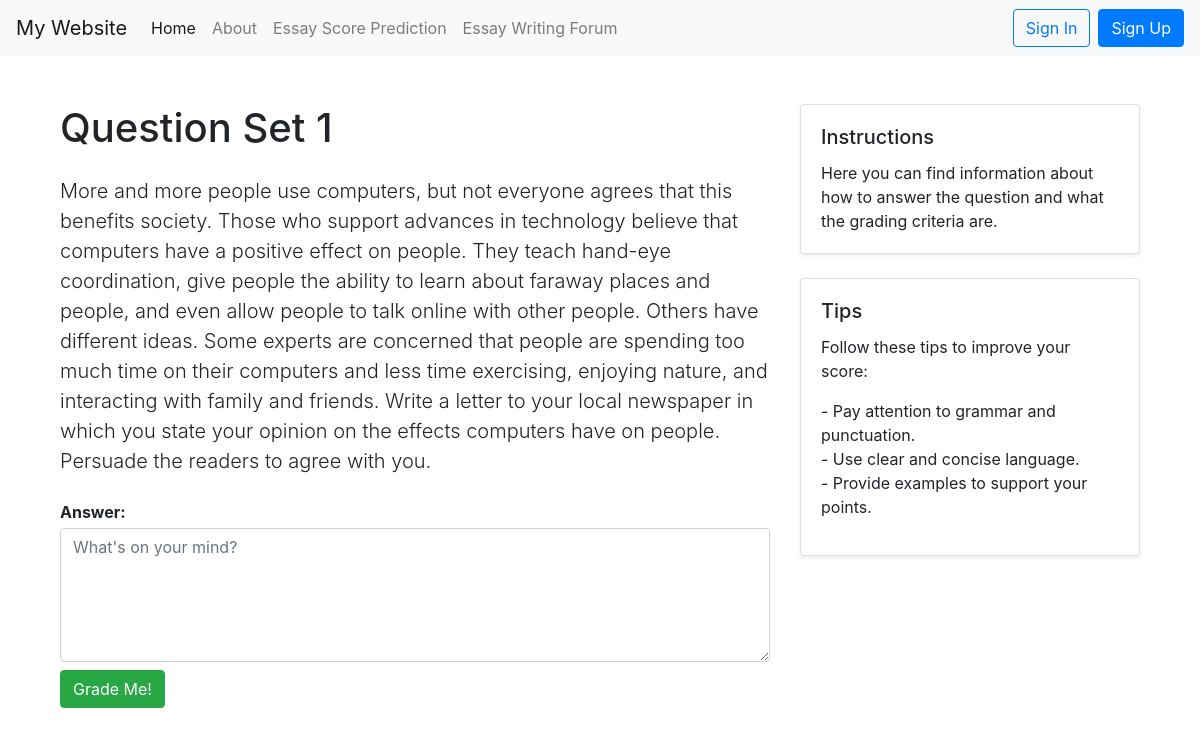
/1/, run on the app's committed database.
### grader/models.py (models this page shows, shortened)
class Question(models.Model):
    question_title = models.TextField(max_length=100000)
    set = models.IntegerField(unique=True)
    min_score = models.IntegerField()
    max_score = models.IntegerField()

### grader/views.py (the view)
# urls.py: path('<int:question_id>/', views.question, name='question'),
def question(request, question_id):
    question = get_object_or_404(Question, pk=question_id)
    essay = None  # Initialize essay to None
    if request.method == 'POST':
        form = AnswerForm(request.POST)
        if form.is_valid():
            content = form.cleaned_data.get('answer')
            if len(content) > 20:
                num_features = 300
                model = KeyedVectors.load_word2vec_format(os.path.join(current_path, "deep_learning_files/word2vec.bin"), binary=True)
                clean_test_essays = []
                clean_test_essays.append(essay_to_wordlist(content, remove_stopwords=True))
                testDataVecs = getAvgFeatureVecs(clean_test_essays, model, num_features)
                testDataVecs = np.array(testDataVecs)
                testDataVecs = np.reshape(testDataVecs, (testDataVecs.shape[0], 1, testDataVecs.shape[1]))
                lstm_model = get_model()
                lstm_model.load_weights(os.path.join(current_path, "deep_learning_files/final_lstm.h5"))
                preds = lstm_model.predict(testDataVecs)
                if math.isnan(preds):
                    preds = 0
                else:
                    preds = np.around(preds)
                if preds < 0:
                    preds = 0
                if preds > question.max_score:
                    preds = question.max_score
                K.clear_session()  # Move this line here
                essay = Essay.objects.create(
                    content=content,
                    question=question,
                    score=preds
                )
                return redirect('essay', question_id=question.set, essay_id=essay.id)
    else:
        form = AnswerForm()
    context = {
        "question": question,
        "form": form,
    }
    return render(request, 'grader/question.html', context)

### grader/forms.py
class AnswerForm(forms.ModelForm):
    answer = forms.CharField(max_length=100000, widget=forms.Textarea(attrs={'rows': 5, 'placeholder': "What's on your mind?"}))
    class Meta:
        model = Essay
        fields = ['answer']

### grader/templates/grader/question.html (shortened to what this page needs)
{% extends 'base.html' %}
{% load widget_tweaks %}
{% block content %}
{% if question %}
    <div class="container">
        <div class="row">
            <div class="col-md-8">
                <h1 class="mb-4">Question Set {{ question.set }}</h1>
                <p class="lead mb-4">{{ question.question_title }}</p>
                <form method="post" novalidate>
                    {% include 'includes/form.html' %}
                    <button type="submit" class="btn btn-success">Grade Me!</button>
                </form>
            </div>
            <div class="col-md-4">
                <div class="card shadow-sm mb-4">
                    <div class="card-body">
                        <h5 class="card-title">Instructions</h5>
                        <p class="card-text">Here you can find information about how to answer the question and what the grading criteria are.</p>
                    </div>
                </div>
                <div class="card shadow-sm mb-4">
                    <div class="card-body">
                        <h5 class="card-title">Tips</h5>
                        <p class="card-text">Follow these tips to improve your score:</p>
                        <ul class="list-unstyled">
                            <li>- Pay attention to grammar and punctuation.</li>
                            <li>- Use clear and concise language.</li>
                            <li>- Provide examples to support your points.</li>
                        </ul>
                    </div>
                </div>
            </div>
        </div>
    </div>
{% else %}
    <div class="container">
        <h1>Error</h1>
    </div>
{% endif %}
{% endblock %}

### templates/base.html (style rules this page uses)
.form-group label { display: block; margin-bottom: 0.25rem; font-weight: bold; }

### data on the page
Question: set "1", question_title "More and more people use computers, but not everyone agrees that this benefits society. Those who support advances in technology believe that computers have a positive effect on people. They teach hand-eye coordination, give people the ability to learn about faraway places and people, and even allow people to talk online with other people. Others have different ideas. Some experts are concerned that people are spending too much time on their computers and less time exercising, enjoying nature, and interacting with family and friends. Write a letter to your local newspaper in which you state your opinion on the effects computers have on people. Persuade the readers to agree with you."

### other printed values
{{ field.label_tag }} "Answer:"
